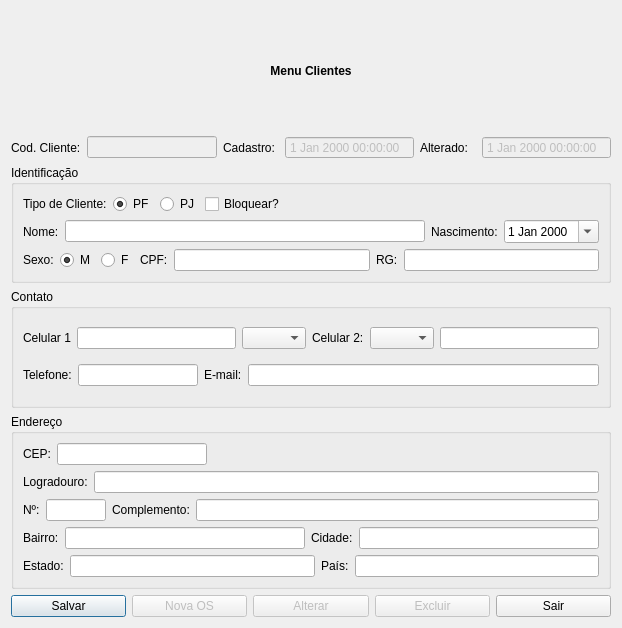
<?xml version="1.0" encoding="UTF-8"?>
<ui version="4.0">
 <class>ClientEdit</class>
 <widget class="QDialog" name="ClientEdit">
  <property name="geometry">
   <rect>
    <x>0</x>
    <y>0</y>
    <width>622</width>
    <height>628</height>
   </rect>
  </property>
  <property name="font">
   <font>
    <weight>50</weight>
    <bold>false</bold>
   </font>
  </property>
  <property name="windowTitle">
   <string>Menu Clientes</string>
  </property>
  <property name="windowIcon">
   <iconset>
    <normaloff>IMG/logoblack.png</normaloff>IMG/logoblack.png</iconset>
  </property>
  <layout class="QVBoxLayout" name="verticalLayout">
   <item>
    <widget class="QLabel" name="lbMenuCli">
     <property name="font">
      <font>
       <weight>75</weight>
       <bold>true</bold>
      </font>
     </property>
     <property name="layoutDirection">
      <enum>Qt::LeftToRight</enum>
     </property>
     <property name="text">
      <string>Menu Clientes</string>
     </property>
     <property name="alignment">
      <set>Qt::AlignCenter</set>
     </property>
    </widget>
   </item>
   <item>
    <layout class="QHBoxLayout" name="horizontalLayout">
     <item>
      <widget class="QLabel" name="lbCodCli">
       <property name="text">
        <string>Cod. Cliente:</string>
       </property>
      </widget>
     </item>
     <item>
      <widget class="QLineEdit" name="leCodCli">
       <property name="enabled">
        <bool>false</bool>
       </property>
       <property name="maximumSize">
        <size>
         <width>130</width>
         <height>16777215</height>
        </size>
       </property>
       <property name="focusPolicy">
        <enum>Qt::NoFocus</enum>
       </property>
       <property name="readOnly">
        <bool>true</bool>
       </property>
      </widget>
     </item>
     <item>
      <widget class="QLabel" name="lbDateTimeAlt">
       <property name="text">
        <string>Cadastro:</string>
       </property>
      </widget>
     </item>
     <item>
      <widget class="QDateTimeEdit" name="dateTimeCad">
       <property name="enabled">
        <bool>false</bool>
       </property>
       <property name="focusPolicy">
        <enum>Qt::NoFocus</enum>
       </property>
       <property name="frame">
        <bool>true</bool>
       </property>
       <property name="readOnly">
        <bool>true</bool>
       </property>
       <property name="buttonSymbols">
        <enum>QAbstractSpinBox::NoButtons</enum>
       </property>
       <property name="accelerated">
        <bool>false</bool>
       </property>
       <property name="showGroupSeparator" stdset="0">
        <bool>false</bool>
       </property>
      </widget>
     </item>
     <item>
      <widget class="QLabel" name="lbDateTimeAlt2">
       <property name="text">
        <string>Alterado:</string>
       </property>
      </widget>
     </item>
     <item>
      <widget class="QDateTimeEdit" name="dateTimeAlt">
       <property name="enabled">
        <bool>false</bool>
       </property>
       <property name="focusPolicy">
        <enum>Qt::NoFocus</enum>
       </property>
       <property name="readOnly">
        <bool>true</bool>
       </property>
       <property name="buttonSymbols">
        <enum>QAbstractSpinBox::NoButtons</enum>
       </property>
      </widget>
     </item>
    </layout>
   </item>
   <item>
    <widget class="QGroupBox" name="gb1">
     <property name="baseSize">
      <size>
       <width>0</width>
       <height>0</height>
      </size>
     </property>
     <property name="title">
      <string>Identificação </string>
     </property>
     <property name="flat">
      <bool>false</bool>
     </property>
     <layout class="QVBoxLayout" name="verticalLayout_2">
      <item>
       <layout class="QHBoxLayout" name="hl1">
        <item>
         <widget class="QLabel" name="label">
          <property name="text">
           <string>Tipo de Cliente:</string>
          </property>
         </widget>
        </item>
        <item>
         <widget class="QRadioButton" name="radioButton">
          <property name="focusPolicy">
           <enum>Qt::NoFocus</enum>
          </property>
          <property name="whatsThis">
           <string/>
          </property>
          <property name="accessibleName">
           <string/>
          </property>
          <property name="accessibleDescription">
           <string/>
          </property>
          <property name="text">
           <string>PF</string>
          </property>
          <property name="checkable">
           <bool>true</bool>
          </property>
          <property name="checked">
           <bool>true</bool>
          </property>
          <property name="autoExclusive">
           <bool>false</bool>
          </property>
          <attribute name="buttonGroup">
           <string notr="true">buttonGroup</string>
          </attribute>
         </widget>
        </item>
        <item>
         <widget class="QRadioButton" name="radioButton_2">
          <property name="focusPolicy">
           <enum>Qt::NoFocus</enum>
          </property>
          <property name="whatsThis">
           <string comment="Pessoa Jurídica" extracomment="Pessoa Jurídica">Pessoa Jurídica</string>
          </property>
          <property name="text">
           <string>PJ</string>
          </property>
          <attribute name="buttonGroup">
           <string notr="true">buttonGroup</string>
          </attribute>
         </widget>
        </item>
        <item>
         <widget class="QCheckBox" name="checkBox">
          <property name="focusPolicy">
           <enum>Qt::NoFocus</enum>
          </property>
          <property name="text">
           <string>Bloquear?</string>
          </property>
         </widget>
        </item>
        <item>
         <spacer name="hs2">
          <property name="orientation">
           <enum>Qt::Horizontal</enum>
          </property>
          <property name="sizeHint" stdset="0">
           <size>
            <width>40</width>
            <height>20</height>
           </size>
          </property>
         </spacer>
        </item>
       </layout>
      </item>
      <item>
       <layout class="QHBoxLayout" name="hl2">
        <item>
         <widget class="QLabel" name="lbName">
          <property name="text">
           <string>Nome:</string>
          </property>
         </widget>
        </item>
        <item>
         <widget class="QLineEdit" name="leName"/>
        </item>
        <item>
         <widget class="QLabel" name="lbBirthFun">
          <property name="text">
           <string>Nascimento:</string>
          </property>
         </widget>
        </item>
        <item>
         <widget class="QDateEdit" name="deBirthFun">
          <property name="buttonSymbols">
           <enum>QAbstractSpinBox::UpDownArrows</enum>
          </property>
          <property name="calendarPopup">
           <bool>true</bool>
          </property>
         </widget>
        </item>
       </layout>
      </item>
      <item>
       <layout class="QHBoxLayout" name="hl3">
        <item>
         <widget class="QLabel" name="lbSex">
          <property name="text">
           <string>Sexo:</string>
          </property>
         </widget>
        </item>
        <item>
         <widget class="QRadioButton" name="rbM">
          <property name="text">
           <string>M</string>
          </property>
          <property name="checked">
           <bool>true</bool>
          </property>
          <attribute name="buttonGroup">
           <string notr="true">buttonGroup_2</string>
          </attribute>
         </widget>
        </item>
        <item>
         <widget class="QRadioButton" name="rbF">
          <property name="text">
           <string>F</string>
          </property>
          <attribute name="buttonGroup">
           <string notr="true">buttonGroup_2</string>
          </attribute>
         </widget>
        </item>
        <item>
         <widget class="QLabel" name="lbCpfCnpj">
          <property name="text">
           <string>CPF:</string>
          </property>
         </widget>
        </item>
        <item>
         <widget class="QLineEdit" name="leCpfCnpj">
          <property name="inputMethodHints">
           <set>Qt::ImhDigitsOnly</set>
          </property>
          <property name="inputMask">
           <string/>
          </property>
          <property name="maxLength">
           <number>14</number>
          </property>
         </widget>
        </item>
        <item>
         <widget class="QLabel" name="lbRgIe">
          <property name="text">
           <string>RG:</string>
          </property>
         </widget>
        </item>
        <item>
         <widget class="QLineEdit" name="leRgIe">
          <property name="inputMethodHints">
           <set>Qt::ImhDigitsOnly</set>
          </property>
          <property name="inputMask">
           <string/>
          </property>
          <property name="text">
           <string/>
          </property>
          <property name="maxLength">
           <number>12</number>
          </property>
         </widget>
        </item>
       </layout>
      </item>
     </layout>
    </widget>
   </item>
   <item>
    <widget class="QGroupBox" name="gb2">
     <property name="title">
      <string>Contato</string>
     </property>
     <layout class="QVBoxLayout" name="verticalLayout_3">
      <item>
       <layout class="QHBoxLayout" name="hl4">
        <item>
         <widget class="QLabel" name="lbCell1">
          <property name="text">
           <string>Celular 1</string>
          </property>
         </widget>
        </item>
        <item>
         <widget class="QLineEdit" name="leCell1">
          <property name="inputMethodHints">
           <set>Qt::ImhDigitsOnly</set>
          </property>
          <property name="inputMask">
           <string/>
          </property>
          <property name="maxLength">
           <number>14</number>
          </property>
         </widget>
        </item>
        <item>
         <widget class="QComboBox" name="cbCell1">
          <property name="maximumSize">
           <size>
            <width>70</width>
            <height>16777215</height>
           </size>
          </property>
          <item>
           <property name="text">
            <string/>
           </property>
          </item>
          <item>
           <property name="text">
            <string>Oi</string>
           </property>
          </item>
          <item>
           <property name="text">
            <string>Vivo</string>
           </property>
          </item>
          <item>
           <property name="text">
            <string>Tim</string>
           </property>
          </item>
          <item>
           <property name="text">
            <string>Claro</string>
           </property>
          </item>
          <item>
           <property name="text">
            <string>Nextel</string>
           </property>
          </item>
         </widget>
        </item>
        <item>
         <widget class="QLabel" name="lbCell2">
          <property name="text">
           <string>Celular 2:</string>
          </property>
         </widget>
        </item>
        <item>
         <widget class="QComboBox" name="cbCell2">
          <property name="maximumSize">
           <size>
            <width>70</width>
            <height>16777215</height>
           </size>
          </property>
          <item>
           <property name="text">
            <string/>
           </property>
          </item>
          <item>
           <property name="text">
            <string>Vivo</string>
           </property>
          </item>
          <item>
           <property name="text">
            <string>Tim</string>
           </property>
          </item>
          <item>
           <property name="text">
            <string>Claro</string>
           </property>
          </item>
          <item>
           <property name="text">
            <string>Nextel</string>
           </property>
          </item>
          <item>
           <property name="text">
            <string>Oi</string>
           </property>
          </item>
         </widget>
        </item>
        <item>
         <widget class="QLineEdit" name="leCell2">
          <property name="inputMethodHints">
           <set>Qt::ImhDigitsOnly</set>
          </property>
          <property name="inputMask">
           <string/>
          </property>
          <property name="text">
           <string/>
          </property>
          <property name="maxLength">
           <number>14</number>
          </property>
          <property name="placeholderText">
           <string/>
          </property>
         </widget>
        </item>
       </layout>
      </item>
      <item>
       <layout class="QHBoxLayout" name="hl5">
        <item>
         <widget class="QLabel" name="lbTel">
          <property name="text">
           <string>Telefone:</string>
          </property>
         </widget>
        </item>
        <item>
         <widget class="QLineEdit" name="leTel">
          <property name="maximumSize">
           <size>
            <width>120</width>
            <height>16777215</height>
           </size>
          </property>
          <property name="inputMethodHints">
           <set>Qt::ImhDigitsOnly</set>
          </property>
          <property name="inputMask">
           <string/>
          </property>
          <property name="maxLength">
           <number>13</number>
          </property>
          <property name="cursorPosition">
           <number>0</number>
          </property>
          <property name="placeholderText">
           <string/>
          </property>
          <property name="clearButtonEnabled">
           <bool>false</bool>
          </property>
         </widget>
        </item>
        <item>
         <widget class="QLabel" name="lbMail">
          <property name="maximumSize">
           <size>
            <width>16777215</width>
            <height>16777215</height>
           </size>
          </property>
          <property name="text">
           <string>E-mail:</string>
          </property>
         </widget>
        </item>
        <item>
         <widget class="QLineEdit" name="leMail">
          <property name="sizePolicy">
           <sizepolicy hsizetype="Expanding" vsizetype="Fixed">
            <horstretch>0</horstretch>
            <verstretch>0</verstretch>
           </sizepolicy>
          </property>
          <property name="maximumSize">
           <size>
            <width>1677215</width>
            <height>16777215</height>
           </size>
          </property>
         </widget>
        </item>
       </layout>
      </item>
     </layout>
    </widget>
   </item>
   <item>
    <widget class="QGroupBox" name="gb3">
     <property name="title">
      <string>Endereço</string>
     </property>
     <layout class="QVBoxLayout" name="verticalLayout_4">
      <item>
       <layout class="QHBoxLayout" name="hl6">
        <item>
         <widget class="QLabel" name="lbCep">
          <property name="text">
           <string>CEP:</string>
          </property>
         </widget>
        </item>
        <item>
         <widget class="QLineEdit" name="leCep">
          <property name="maximumSize">
           <size>
            <width>150</width>
            <height>16777215</height>
           </size>
          </property>
          <property name="inputMethodHints">
           <set>Qt::ImhDigitsOnly</set>
          </property>
          <property name="inputMask">
           <string/>
          </property>
          <property name="maxLength">
           <number>9</number>
          </property>
         </widget>
        </item>
        <item>
         <spacer name="hs3">
          <property name="orientation">
           <enum>Qt::Horizontal</enum>
          </property>
          <property name="sizeHint" stdset="0">
           <size>
            <width>40</width>
            <height>20</height>
           </size>
          </property>
         </spacer>
        </item>
       </layout>
      </item>
      <item>
       <layout class="QHBoxLayout" name="hl7">
        <item>
         <widget class="QLabel" name="lbStreet">
          <property name="text">
           <string>Logradouro:</string>
          </property>
         </widget>
        </item>
        <item>
         <widget class="QLineEdit" name="leStreet"/>
        </item>
       </layout>
      </item>
      <item>
       <layout class="QHBoxLayout" name="horizontalLayout_2">
        <item>
         <widget class="QLabel" name="lbNumber">
          <property name="text">
           <string>Nº:</string>
          </property>
         </widget>
        </item>
        <item>
         <widget class="QLineEdit" name="leNumber">
          <property name="maximumSize">
           <size>
            <width>60</width>
            <height>16777215</height>
           </size>
          </property>
         </widget>
        </item>
        <item>
         <widget class="QLabel" name="lbComp">
          <property name="text">
           <string>Complemento:</string>
          </property>
         </widget>
        </item>
        <item>
         <widget class="QLineEdit" name="leComp"/>
        </item>
       </layout>
      </item>
      <item>
       <layout class="QHBoxLayout" name="hl8">
        <item>
         <widget class="QLabel" name="lbDistrict">
          <property name="text">
           <string>Bairro:</string>
          </property>
         </widget>
        </item>
        <item>
         <widget class="QLineEdit" name="leDistrict"/>
        </item>
        <item>
         <widget class="QLabel" name="lbCity">
          <property name="text">
           <string>Cidade:</string>
          </property>
         </widget>
        </item>
        <item>
         <widget class="QLineEdit" name="leCity"/>
        </item>
       </layout>
      </item>
      <item>
       <layout class="QHBoxLayout" name="hl9">
        <item>
         <widget class="QLabel" name="lbState">
          <property name="text">
           <string>Estado:</string>
          </property>
         </widget>
        </item>
        <item>
         <widget class="QLineEdit" name="leState"/>
        </item>
        <item>
         <widget class="QLabel" name="lbContry">
          <property name="text">
           <string>País:</string>
          </property>
         </widget>
        </item>
        <item>
         <widget class="QLineEdit" name="leContry"/>
        </item>
       </layout>
      </item>
     </layout>
    </widget>
   </item>
   <item>
    <layout class="QHBoxLayout" name="hl10">
     <item>
      <widget class="QPushButton" name="pbSave">
       <property name="text">
        <string>Salvar</string>
       </property>
      </widget>
     </item>
     <item>
      <widget class="QPushButton" name="pbNew">
       <property name="enabled">
        <bool>false</bool>
       </property>
       <property name="text">
        <string>Nova OS</string>
       </property>
      </widget>
     </item>
     <item>
      <widget class="QPushButton" name="pushButton">
       <property name="enabled">
        <bool>false</bool>
       </property>
       <property name="text">
        <string>Alterar</string>
       </property>
      </widget>
     </item>
     <item>
      <widget class="QPushButton" name="pbDelete">
       <property name="enabled">
        <bool>false</bool>
       </property>
       <property name="text">
        <string>Excluir</string>
       </property>
      </widget>
     </item>
     <item>
      <widget class="QPushButton" name="pbExit">
       <property name="text">
        <string>Sair</string>
       </property>
      </widget>
     </item>
    </layout>
   </item>
  </layout>
 </widget>
 <tabstops>
  <tabstop>leName</tabstop>
  <tabstop>deBirthFun</tabstop>
  <tabstop>rbM</tabstop>
  <tabstop>rbF</tabstop>
  <tabstop>leCpfCnpj</tabstop>
  <tabstop>leRgIe</tabstop>
  <tabstop>leCell1</tabstop>
  <tabstop>cbCell1</tabstop>
  <tabstop>cbCell2</tabstop>
  <tabstop>leCell2</tabstop>
  <tabstop>leTel</tabstop>
  <tabstop>leMail</tabstop>
  <tabstop>leCep</tabstop>
  <tabstop>leStreet</tabstop>
  <tabstop>leNumber</tabstop>
  <tabstop>leComp</tabstop>
  <tabstop>leDistrict</tabstop>
  <tabstop>leCity</tabstop>
  <tabstop>leState</tabstop>
  <tabstop>leContry</tabstop>
  <tabstop>pbSave</tabstop>
  <tabstop>pbDelete</tabstop>
  <tabstop>pbExit</tabstop>
 </tabstops>
 <resources/>
 <connections>
  <connection>
   <sender>pbExit</sender>
   <signal>clicked()</signal>
   <receiver>ClientEdit</receiver>
   <slot>reject()</slot>
   <hints>
    <hint type="sourcelabel">
     <x>577</x>
     <y>605</y>
    </hint>
    <hint type="destinationlabel">
     <x>622</x>
     <y>579</y>
    </hint>
   </hints>
  </connection>
 </connections>
 <buttongroups>
  <buttongroup name="buttonGroup"/>
  <buttongroup name="buttonGroup_2"/>
 </buttongroups>
</ui>
